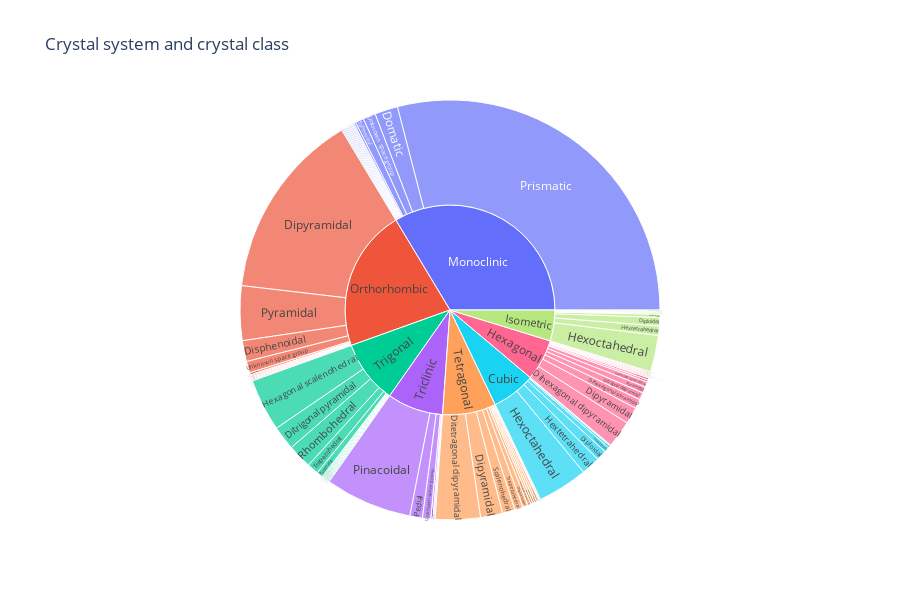

The notebook cell saved with this chart:
### Code cell
fig = px.sunburst(df2, path=['crystal system', 'crystal class'], height=600, title='Crystal system and crystal class')
fig.show()

### Figure 1 — Plotly figure (JSON) as saved in the notebook; plotly's stock layout.template omitted (floating-point values rounded to 4 significant figures)
{"data": [{"branchvalues": "total", "domain": {"x": [0, 1], "y": [0, 1]}, "hovertemplate": "labels=%{label}<br>count=%{value}<br>parent=%{parent}<br>id=%{id}<extra></extra>", "ids": ["Isometric/(in part amorphous)", "Monoclinic/Clinochrysotile: prismatic (Orthochrysotile and parachrysotile: pyramidal", "Isometric/Cubic", "Hexagonal/Dihexagonal dipyramidal", "Hexagonal/Dihexagonal dipyramidal ", "Hexagonal/Dihexagonal pyramidal", "Hexagonal/Dihexagonal pyramidal Trigonal dipyramidal (magnesiotaaffeite-6N'3S and ferrotaaffeite-6N'3S)", "Cubic/Diploidal", "Isometric/Diploidal", "Hexagonal/Dipyramidal", "Orthorhombic/Dipyramidal", "Tetragonal/Dipyramidal", "Hexagonal/Dipyramidal class", "Hexagonal/Dipyrimidal", "Orthorhombic/Disphenoidal", "Tetragonal/Disphenoidal", "Orthorhombic/Disphenoidal ", "Tetragonal/Ditetragonal Dipyramidal", "Tetragonal/Ditetragonal dipyramidal", "Tetragonal/Ditetragonal dipyramidal ", "Tetragonal/Ditetragonal pyramidal", "Hexagonal/Ditrigonal dipyramidal", "Trigonal/Ditrigonal pyramidal", "Trigonal/Ditrigonal pyramidal ", "Monoclinic/Domatic", "Tetragonal/Domatic", "Orthorhombic/Dypyramidal", "Monoclinic/Either prismatic or pinacoidal ", "Cubic/Gyroidal", "Isometric/Gyroidal", "Tetragonal/Halide mineral", "Hexagonal/Hemimorphic trigonal", "Trigonal/Hexagonal Scalenohedral", "Trigonal/Hexagonal crystal family", "Trigonal/Hexagonal scalenohedral", "Trigonal/Hexagonal scalenohedral ", "Cubic/Hexoctahedral", "Isometric/Hexoctahedral", "Cubic/Hextetrahedral", "Isometric/Hextetrahedral", "Monoclinic/Monoclinic-Prismatic", "Orthorhombic/Orthorhombic-Dipyramidal", "Triclinic/Pedial", "Triclinic/Pinacoidal", "Triclinic/Pinacoidal ", "Monoclinic/Possibly prismatic", "Monoclinic/Prismatic", "Orthorhombic/Prismatic", "Monoclinic/Prismatic ", "Monoclinic/Prismatic or domatic ", "Monoclinic/Prismatic or pinacoidal ", "Monoclinic/Prismatic or sphenoidal ", "Hexagonal/Pyramidal", "Monoclinic/Pyramidal", "Orthorhombic/Pyramidal", "Tetragonal/Pyramidal", "Trigonal/Pyramidal", "Orthorhombic/Pyramidal ", "Trigonal/Pyramidal or rhombohedral ", "Trigonal/Rhomboedral", "Trigonal/Rhombohedral", "Trigonal/Rhombohedral ", "Trigonal/Rhombohedral 3", "Tetragonal/Scalenohedral", "Orthorhombic/Selenides", "Monoclinic/Sphenoidal", "Monoclinic/Spheroidal", "Cubic/Sulfide", "Cubic/Tetartoidal", "Isometric/Tetartoidal", "Hexagonal/Trapezohedral", "Tetragonal/Trapezohedral", "Trigonal/Trapezohedral", "Triclinic/Triclinic-Pinacoidal", "Hexagonal/Trigonal Dipyramidal", "Hexagonal/Trigonal dipyramidal", "Hexagonal/Unknown space group", "Isometric/Unknown space group", "Monoclinic/Unknown space group", "Orthorhombic/Unknown space group", "Tetragonal/Unknown space group", "Triclinic/Unknown space group", "Monoclinic/Unknwon space group", "Triclinic/or monoclinic", "Monoclinic/or trigonal", "Monoclinic/pseudo-orthorhombic", "Orthorhombic/pyramidal", "Monoclinic/with some triclinic polymorphs.", "Cubic", "Hexagonal", "Isometric", "Monoclinic", "Orthorhombic", "Tetragonal", "Triclinic", "Trigonal"], "labels": ["(in part amorphous)", "Clinochrysotile: prismatic (Orthochrysotile and parachrysotile: pyramidal", "Cubic", "Dihexagonal dipyramidal", "Dihexagonal dipyramidal ", "Dihexagonal pyramidal", "Dihexagonal pyramidal Trigonal dipyramidal (magnesiotaaffeite-6N'3S and ferrotaaffeite-6N'3S)", "Diploidal", "Diploidal", "Dipyramidal", "Dipyramidal", "Dipyramidal", "Dipyramidal class", "Dipyrimidal", "Disphenoidal", "Disphenoidal", "Disphenoidal ", "Ditetragonal Dipyramidal", "Ditetragonal dipyramidal", "Ditetragonal dipyramidal ", "Ditetragonal pyramidal", "Ditrigonal dipyramidal", "Ditrigonal pyramidal", "Ditrigonal pyramidal ", "Domatic", "Domatic", "Dypyramidal", "Either prismatic or pinacoidal ", "Gyroidal", "Gyroidal", "Halide mineral", "Hemimorphic trigonal", "Hexagonal Scalenohedral", "Hexagonal crystal family", "Hexagonal scalenohedral", "Hexagonal scalenohedral ", "Hexoctahedral", "Hexoctahedral", "Hextetrahedral", "Hextetrahedral", "Monoclinic-Prismatic", "Orthorhombic-Dipyramidal", "Pedial", "Pinacoidal", "Pinacoidal ", "Possibly prismatic", "Prismatic", "Prismatic", "Prismatic ", "Prismatic or domatic ", "Prismatic or pinacoidal ", "Prismatic or sphenoidal ", "Pyramidal", "Pyramidal", "Pyramidal", "Pyramidal", "Pyramidal", "Pyramidal ", "Pyramidal or rhombohedral ", "Rhomboedral", "Rhombohedral", "Rhombohedral ", "Rhombohedral 3", "Scalenohedral", "Selenides", "Sphenoidal", "Spheroidal", "Sulfide", "Tetartoidal", "Tetartoidal", "Trapezohedral", "Trapezohedral", "Trapezohedral", "Triclinic-Pinacoidal", "Trigonal Dipyramidal", "Trigonal dipyramidal", "Unknown space group", "Unknown space group", "Unknown space group", "Unknown space group", "Unknown space group", "Unknown space group", "Unknwon space group", "or monoclinic", "or trigonal", "pseudo-orthorhombic", "pyramidal", "with some triclinic polymorphs.", "Cubic", "Hexagonal", "Isometric", "Monoclinic", "Orthorhombic", "Tetragonal", "Triclinic", "Trigonal"], "name": "", "parents": ["Isometric", "Monoclinic", "Isometric", "Hexagonal", "Hexagonal", "Hexagonal", "Hexagonal", "Cubic", "Isometric", "Hexagonal", "Orthorhombic", "Tetragonal", "Hexagonal", "Hexagonal", "Orthorhombic", "Tetragonal", "Orthorhombic", "Tetragonal", "Tetragonal", "Tetragonal", "Tetragonal", "Hexagonal", "Trigonal", "Trigonal", "Monoclinic", "Tetragonal", "Orthorhombic", "Monoclinic", "Cubic", "Isometric", "Tetragonal", "Hexagonal", "Trigonal", "Trigonal", "Trigonal", "Trigonal", "Cubic", "Isometric", "Cubic", "Isometric", "Monoclinic", "Orthorhombic", "Triclinic", "Triclinic", "Triclinic", "Monoclinic", "Monoclinic", "Orthorhombic", "Monoclinic", "Monoclinic", "Monoclinic", "Monoclinic", "Hexagonal", "Monoclinic", "Orthorhombic", "Tetragonal", "Trigonal", "Orthorhombic", "Trigonal", "Trigonal", "Trigonal", "Trigonal", "Trigonal", "Tetragonal", "Orthorhombic", "Monoclinic", "Monoclinic", "Cubic", "Cubic", "Isometric", "Hexagonal", "Tetragonal", "Trigonal", "Triclinic", "Hexagonal", "Hexagonal", "Hexagonal", "Isometric", "Monoclinic", "Orthorhombic", "Tetragonal", "Triclinic", "Monoclinic", "Triclinic", "Monoclinic", "Monoclinic", "Orthorhombic", "Monoclinic", "", "", "", "", "", "", "", ""], "type": "sunburst", "values": [1, 1, 1, 26, 1, 9, 1, 10, 8, 16, 180, 21, 1, 1, 20, 5, 2, 3, 43, 2, 2, 7, 23, 1, 22, 1, 1, 1, 2, 1, 1, 1, 1, 1, 50, 1, 48, 35, 18, 9, 1, 1, 12, 83, 1, 1, 360, 1, 1, 1, 1, 1, 6, 1, 52, 2, 6, 1, 1, 1, 23, 1, 1, 12, 1, 8, 2, 1, 5, 3, 2, 8, 11, 2, 1, 2, 5, 1, 12, 11, 2, 8, 1, 1, 1, 1, 1, 1, 84, 79, 59, 417, 271, 102, 107, 121]}], "layout": {"height": 600, "legend": {"tracegroupgap": 0}, "title": {"text": "Crystal system and crystal class"}}}
